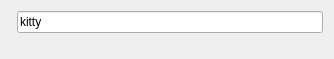
<?xml version="1.0" encoding="UTF-8"?>
<ui version="4.0">
 <class>KWin::ActKwikConfigForm</class>
 <widget class="QWidget" name="KWin::ActKwikConfigForm">
  <property name="geometry">
   <rect>
    <x>0</x>
    <y>0</y>
    <width>334</width>
    <height>59</height>
   </rect>
  </property>
  <property name="windowTitle">
   <string>Video Wall</string>
  </property>
  <layout class="QFormLayout" name="formLayout">
   <item row="0" column="1">
    <layout class="QHBoxLayout" name="horizontalLayout_2">
     <item>
      <widget class="QLineEdit" name="kcfg_terminal">
       <property name="text">
        <string>kitty</string>
       </property>
       <property name="placeholderText">
        <string>Comma separated list of window classes</string>
       </property>
      </widget>
     </item>
    </layout>
   </item>
  </layout>
 </widget>
 <resources/>
 <connections/>
</ui>
